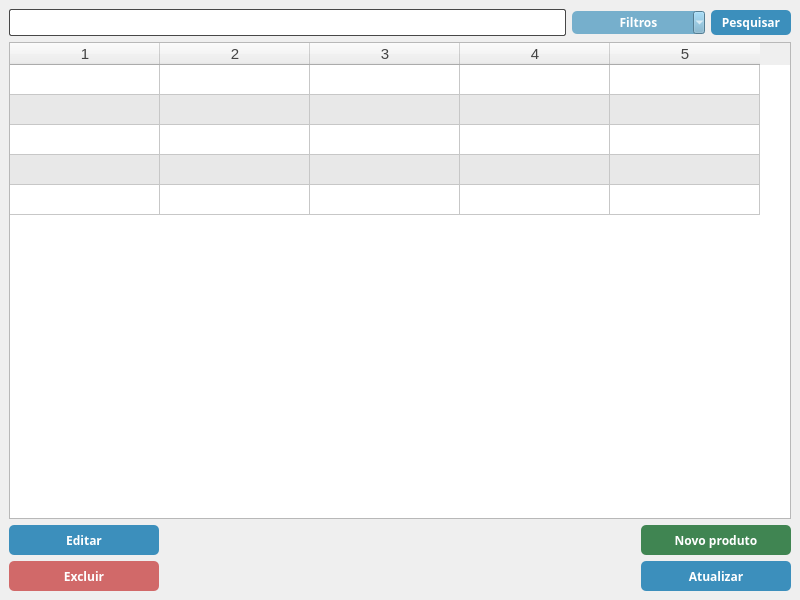
<?xml version="1.0" encoding="UTF-8"?>
<ui version="4.0">
 <class>MainWindow</class>
 <widget class="QMainWindow" name="MainWindow">
  <property name="geometry">
   <rect>
    <x>0</x>
    <y>0</y>
    <width>800</width>
    <height>600</height>
   </rect>
  </property>
  <property name="sizePolicy">
   <sizepolicy hsizetype="Preferred" vsizetype="Preferred">
    <horstretch>0</horstretch>
    <verstretch>0</verstretch>
   </sizepolicy>
  </property>
  <property name="windowTitle">
   <string>Produtos</string>
  </property>
  <property name="windowIcon">
   <iconset>
    <normalon>images/cadastro.svg</normalon>
   </iconset>
  </property>
  <property name="styleSheet">
   <string notr="true"/>
  </property>
  <widget class="QWidget" name="centralwidget">
   <layout class="QGridLayout" name="gridLayout">
    <item row="4" column="2">
     <widget class="QPushButton" name="btn_cad">
      <property name="sizePolicy">
       <sizepolicy hsizetype="Minimum" vsizetype="Fixed">
        <horstretch>0</horstretch>
        <verstretch>0</verstretch>
       </sizepolicy>
      </property>
      <property name="minimumSize">
       <size>
        <width>0</width>
        <height>0</height>
       </size>
      </property>
      <property name="sizeIncrement">
       <size>
        <width>0</width>
        <height>0</height>
       </size>
      </property>
      <property name="baseSize">
       <size>
        <width>0</width>
        <height>0</height>
       </size>
      </property>
      <property name="styleSheet">
       <string notr="true">QPushButton {
                background: #408552; 
                color: #fff; 
                font: Times New Roman; 
                font-size: 12px; 
                font-weight: 700; 
                border-radius: 5px; 
                height: 30px;
				width: 150px;
            }

            QPushButton:hover {
                background: #4d945f;
            }</string>
      </property>
      <property name="text">
       <string>Novo produto</string>
      </property>
      <property name="icon">
       <iconset>
        <normalon>images/add.svg</normalon>
       </iconset>
      </property>
      <property name="iconSize">
       <size>
        <width>18</width>
        <height>18</height>
       </size>
      </property>
     </widget>
    </item>
    <item row="5" column="2">
     <widget class="QPushButton" name="btn_refresh">
      <property name="sizePolicy">
       <sizepolicy hsizetype="Ignored" vsizetype="Fixed">
        <horstretch>0</horstretch>
        <verstretch>0</verstretch>
       </sizepolicy>
      </property>
      <property name="sizeIncrement">
       <size>
        <width>0</width>
        <height>0</height>
       </size>
      </property>
      <property name="styleSheet">
       <string notr="true">QPushButton {
                background: #3C8FBC; 
                color: #fff; 
                font: Times New Roman; 
                font-size: 12px; 
                font-weight: 700; 
                border-radius: 5px; 
                height: 30px;
                padding: 0 5px;
            }

            QPushButton:hover {
                background: #81b2eb;
            }</string>
      </property>
      <property name="text">
       <string>Atualizar</string>
      </property>
      <property name="icon">
       <iconset>
        <normalon>images/refresh.svg</normalon>
       </iconset>
      </property>
     </widget>
    </item>
    <item row="4" column="0">
     <widget class="QPushButton" name="pushButton">
      <property name="styleSheet">
       <string notr="true">QPushButton {
                background: #3C8FBC; 
                color: #fff; 
                font: Times New Roman; 
                font-size: 12px; 
                font-weight: 700; 
                border-radius: 5px; 
                height: 30px;
				width: 150px;
            }

            QPushButton:hover {
                background: #81b2eb;
            }</string>
      </property>
      <property name="text">
       <string>Editar</string>
      </property>
      <property name="icon">
       <iconset>
        <normalon>images/edit.svg</normalon>
       </iconset>
      </property>
     </widget>
    </item>
    <item row="5" column="0">
     <widget class="QPushButton" name="pushButton_2">
      <property name="styleSheet">
       <string notr="true">QPushButton {
                background: #d16969; 
                color: #fff; 
                font: Times New Roman; 
                font-size: 12px; 
                font-weight: 700; 
                border-radius: 5px; 
                height: 30px;
            }

            QPushButton:hover {
                background: #cf8686;
            }</string>
      </property>
      <property name="text">
       <string>Excluir</string>
      </property>
      <property name="icon">
       <iconset>
        <normalon>images/delete.svg</normalon>
       </iconset>
      </property>
     </widget>
    </item>
    <item row="1" column="0" colspan="3">
     <layout class="QHBoxLayout" name="layoutSearch">
      <item>
       <widget class="QLineEdit" name="lineSearch">
        <property name="styleSheet">
         <string notr="true">QLineEdit {
                background: white;
                height: 25px;
                border: 1px solid #474747;
                border-radius: 2px;
                font-size: 14px;
                font: sans-serif;
            }
            QLineEdit:focus {
                border: 1px solid #23a5c2;
            }</string>
        </property>
       </widget>
      </item>
      <item>
       <widget class="QToolButton" name="toolFilter">
        <property name="styleSheet">
         <string notr="true">QToolButton {
                background: #76afcc; 
                color: #fff; 
                font: Times New Roman; 
                font-size: 12px; 
                font-weight: 700; 
                border-radius: 5px; 
                height: 20px;
				width: 100%;
                padding: 0 15px;
            }

            QToolButton:hover {
                background: #81b2eb;
            }</string>
        </property>
        <property name="text">
         <string>Filtros</string>
        </property>
        <property name="popupMode">
         <enum>QToolButton::MenuButtonPopup</enum>
        </property>
       </widget>
      </item>
      <item>
       <widget class="QPushButton" name="btn_search">
        <property name="styleSheet">
         <string notr="true">QPushButton {
                background: #3C8FBC; 
                color: #fff; 
                font: Times New Roman; 
                font-size: 12px; 
                font-weight: 700; 
                border-radius: 5px; 
                height: 25px;
				padding: 0 10px;
            }

            QPushButton:hover {
                background: #81b2eb;
            }</string>
        </property>
        <property name="text">
         <string>Pesquisar</string>
        </property>
        <property name="icon">
         <iconset>
          <normalon>images/search.svg</normalon>
         </iconset>
        </property>
       </widget>
      </item>
     </layout>
    </item>
    <item row="3" column="0" colspan="3">
     <widget class="QTableWidget" name="table">
      <property name="styleSheet">
       <string notr="true">font: 11pt arial;
color: #434343;
font-weight: 450;
alternate-background-color: rgb(232, 232, 232);

</string>
      </property>
      <property name="lineWidth">
       <number>1</number>
      </property>
      <property name="alternatingRowColors">
       <bool>true</bool>
      </property>
      <property name="gridStyle">
       <enum>Qt::SolidLine</enum>
      </property>
      <property name="sortingEnabled">
       <bool>false</bool>
      </property>
      <property name="rowCount">
       <number>5</number>
      </property>
      <property name="columnCount">
       <number>5</number>
      </property>
      <attribute name="horizontalHeaderVisible">
       <bool>true</bool>
      </attribute>
      <attribute name="horizontalHeaderCascadingSectionResizes">
       <bool>false</bool>
      </attribute>
      <attribute name="horizontalHeaderDefaultSectionSize">
       <number>150</number>
      </attribute>
      <attribute name="horizontalHeaderHighlightSections">
       <bool>true</bool>
      </attribute>
      <attribute name="verticalHeaderVisible">
       <bool>false</bool>
      </attribute>
      <attribute name="verticalHeaderMinimumSectionSize">
       <number>23</number>
      </attribute>
      <row/>
      <row/>
      <row/>
      <row/>
      <row/>
      <column/>
      <column/>
      <column/>
      <column/>
      <column/>
     </widget>
    </item>
    <item row="4" column="1">
     <spacer name="horizontalSpacer">
      <property name="orientation">
       <enum>Qt::Horizontal</enum>
      </property>
      <property name="sizeType">
       <enum>QSizePolicy::Expanding</enum>
      </property>
      <property name="sizeHint" stdset="0">
       <size>
        <width>20</width>
        <height>20</height>
       </size>
      </property>
     </spacer>
    </item>
   </layout>
  </widget>
 </widget>
 <resources/>
 <connections/>
</ui>
